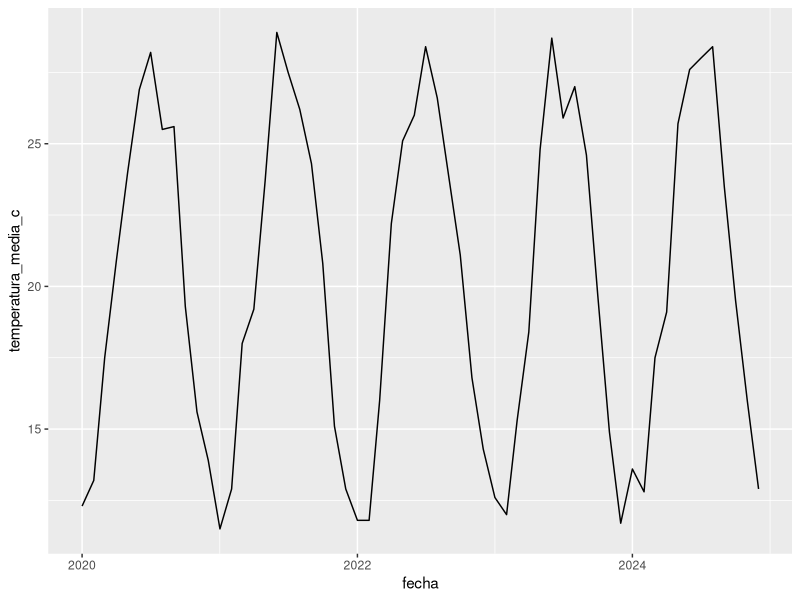
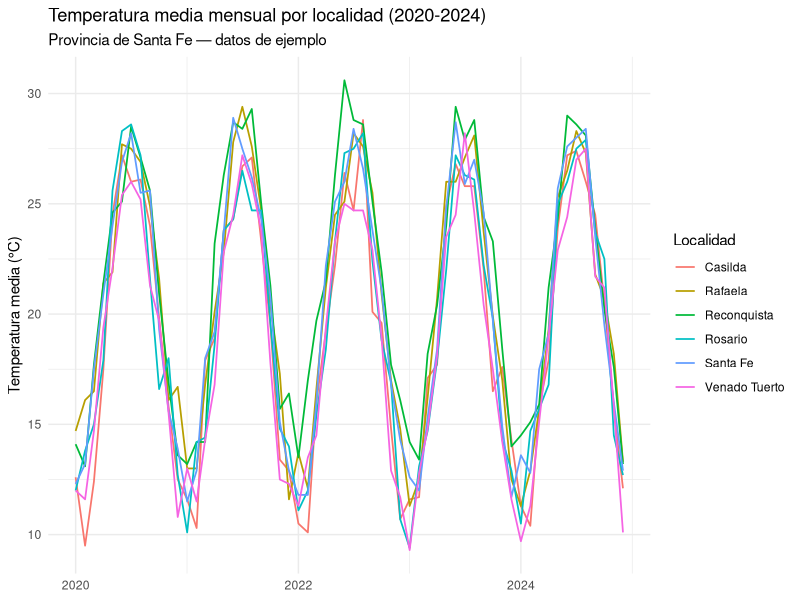
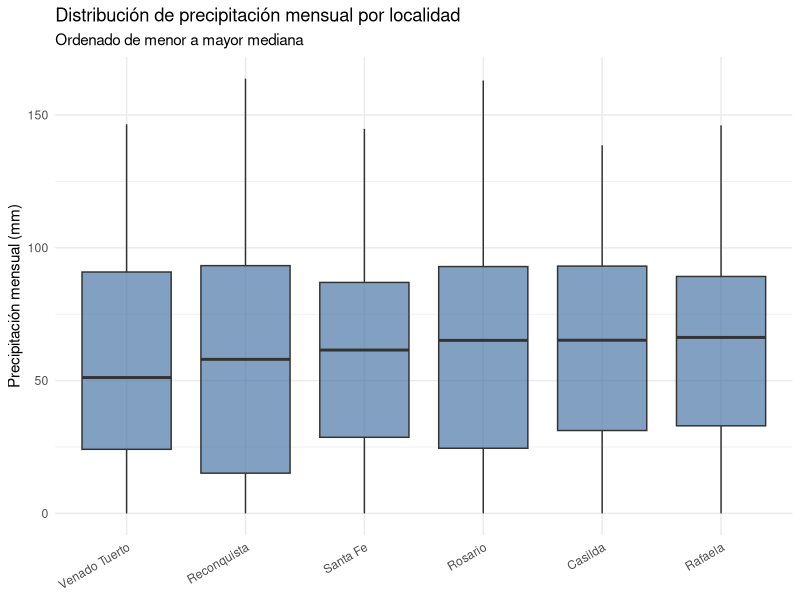
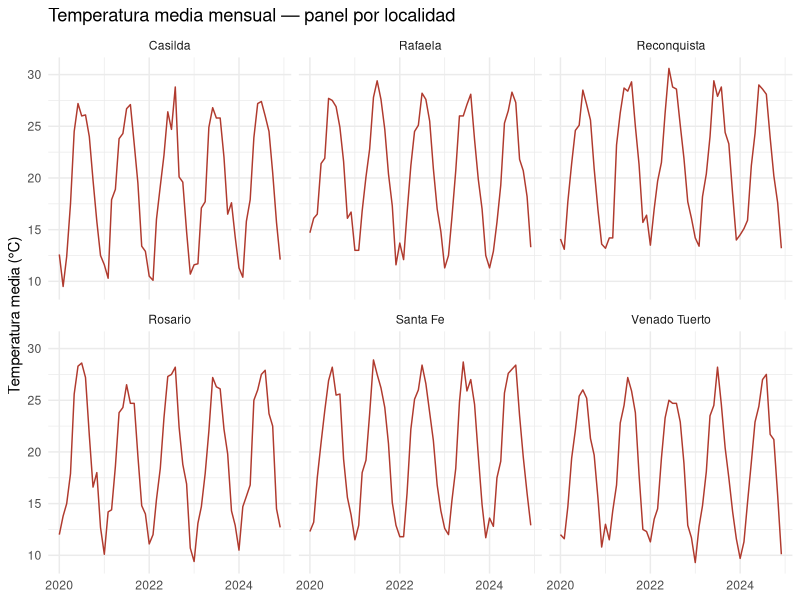
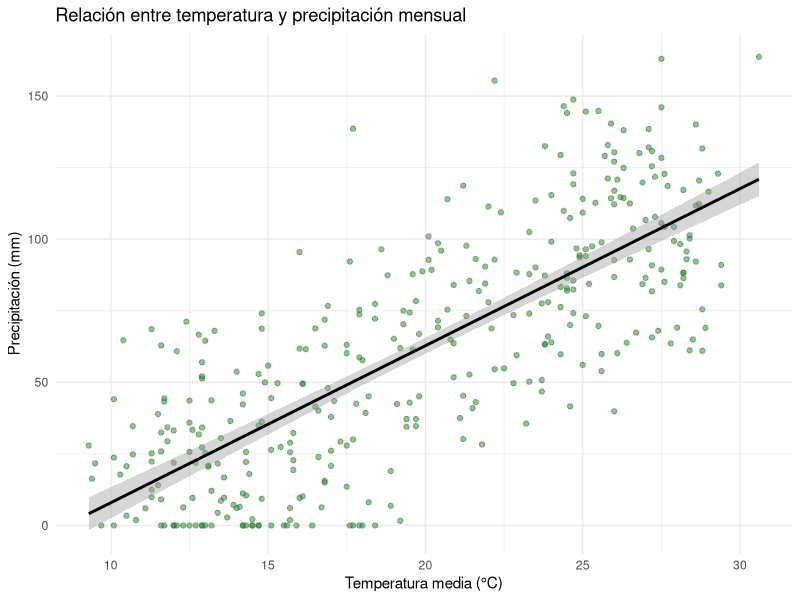
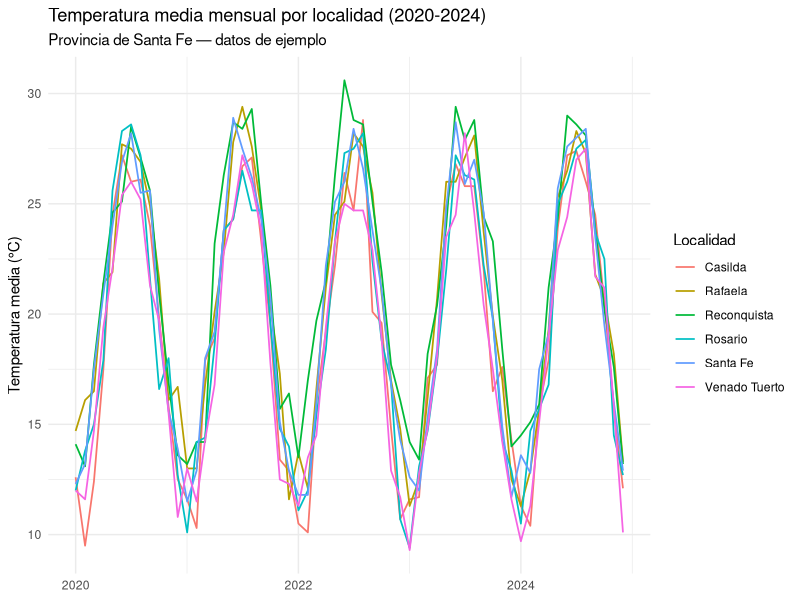
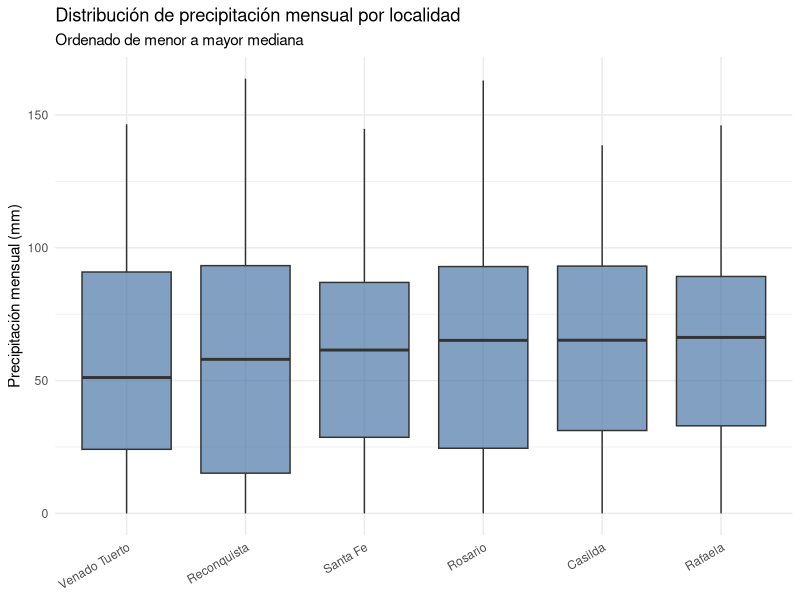

The R script that drew these images, in order:
# =============================================================================
# CURSO DE R — LABORATORIO DE GEOGRAFÍA FÍSICA Y AMBIENTAL (FHUC-UNL)
# Introducción a R para el Análisis Estadístico, Gráfico y Espacial
# -----------------------------------------------------------------------------
# Adrián Contursi Reynoso | acontursi@fhuc.unl.edu.ar
# Facultad de Humanidades y Ciencias - Universidad Nacional del Litoral
# Repositorio: https://github.com/acontursi/curso-r-lab-geo
# Actualizado: 2026-08-24
# Licencia:    CC BY-NC-SA 4.0 — se permite compartir y adaptar citando la
#              fuente, sin fines comerciales
# =============================================================================

# =============================================================================
# Sesión 1: Bloque 4 (75 min)
# Gramática de gráficos con ggplot2
# =============================================================================
#
# OBJETIVO DE ESTE BLOQUE
# Aprender la lógica de ggplot2 (datos + estética + geometría) y producir,
# como cierre de la Sesión 1, un gráfico propio a partir de los propios datos.

library(dplyr)
library(ggplot2)

datos <- read.csv("data/datos_climaticos_santafe.csv")
datos$fecha <- as.Date(datos$fecha)  # convertir texto a fecha real

# -----------------------------------------------------------------------------
# 1. La lógica de ggplot2: datos + aes() + geom_*()
# -----------------------------------------------------------------------------
# Toda llamada a ggplot sigue esta estructura:
#   ggplot(datos, aes(x = ..., y = ...)) + geom_algo()
#
# - ggplot(datos, aes(...)) define QUÉ datos y QUÉ variables van en cada eje
# - + geom_algo() define CÓMO se dibuja (puntos, líneas, barras, cajas...)

# Ejemplo mínimo: temperatura a lo largo del tiempo, para un sitio
datos |>
  filter(sitio == "Santa Fe") |>
  ggplot(aes(x = fecha, y = temperatura_media_c)) +
  geom_line()

# -----------------------------------------------------------------------------
# 2. Serie temporal comparando varios sitios
# -----------------------------------------------------------------------------
# aes(color = sitio) asigna un color distinto por categoría automáticamente
grafico_serie <- datos |>
  ggplot(aes(x = fecha, y = temperatura_media_c, color = sitio)) +
  geom_line(linewidth = 0.6) +
  labs(
    title = "Temperatura media mensual por localidad (2020-2024)",
    subtitle = "Provincia de Santa Fe — datos de ejemplo",
    x = NULL,
    y = "Temperatura media (°C)",
    color = "Localidad"
  ) +
  theme_minimal()

grafico_serie

ggsave("sesion-1-datos-estadistica-graficos/grafico_serie_temporal.png",
       plot = grafico_serie, width = 8, height = 5, dpi = 150)

# -----------------------------------------------------------------------------
# 3. Boxplot comparativo entre sitios
# -----------------------------------------------------------------------------
# El boxplot es la forma visual del análisis de outliers del bloque anterior,
# ahora comparando los 6 sitios a la vez.
grafico_boxplot <- datos |>
  ggplot(aes(x = reorder(sitio, precipitacion_mm, FUN = median), y = precipitacion_mm)) +
  geom_boxplot(fill = "#4C78A8", alpha = 0.7) +
  labs(
    title = "Distribución de precipitación mensual por localidad",
    subtitle = "Ordenado de menor a mayor mediana",
    x = NULL,
    y = "Precipitación mensual (mm)"
  ) +
  theme_minimal() +
  theme(axis.text.x = element_text(angle = 30, hjust = 1))

grafico_boxplot

ggsave("sesion-1-datos-estadistica-graficos/grafico_boxplot_precipitacion.png",
       plot = grafico_boxplot, width = 7, height = 5, dpi = 150)

# -----------------------------------------------------------------------------
# 4. Facets: un panel por sitio (alternativa a superponer colores)
# -----------------------------------------------------------------------------
# Útil cuando hay muchas categorías y superponerlas satura el gráfico.
grafico_facets <- datos |>
  ggplot(aes(x = fecha, y = temperatura_media_c)) +
  geom_line(color = "#B03A2E") +
  facet_wrap(~ sitio, ncol = 3) +
  labs(title = "Temperatura media mensual — panel por localidad",
       x = NULL, y = "Temperatura media (°C)") +
  theme_minimal()

grafico_facets

# -----------------------------------------------------------------------------
# 5. Gráfico de dispersión: relación temperatura-precipitación
# -----------------------------------------------------------------------------
# Retoma la correlación calculada en el bloque anterior, ahora en forma visual.
grafico_dispersion <- datos |>
  ggplot(aes(x = temperatura_media_c, y = precipitacion_mm)) +
  geom_point(alpha = 0.5, color = "#2E7D32") +
  geom_smooth(method = "lm", se = TRUE, color = "black") +
  labs(
    title = "Relación entre temperatura y precipitación mensual",
    x = "Temperatura media (°C)",
    y = "Precipitación (mm)"
  ) +
  theme_minimal()

grafico_dispersion

# -----------------------------------------------------------------------------
# 6. Ejercicio con datos propios (CIERRE DE LA SESIÓN 1)
# -----------------------------------------------------------------------------
# Con tu propio dataset (o siguiendo con el de ejemplo si todavía no tenés uno
# propio cargado), producí UNO de estos dos gráficos:
#   a) Una serie temporal de tu variable principal, coloreada por tu variable
#      de agrupamiento (como el grafico_serie de arriba).
#   b) Un boxplot comparativo de tu variable principal según tu variable de
#      agrupamiento (como el grafico_boxplot de arriba).
#
# Guardalo con ggsave() en esta misma carpeta. Este gráfico es el que vamos a
# insertar en el documento RMarkdown final en la Sesión 2 — no lo pierdan.
